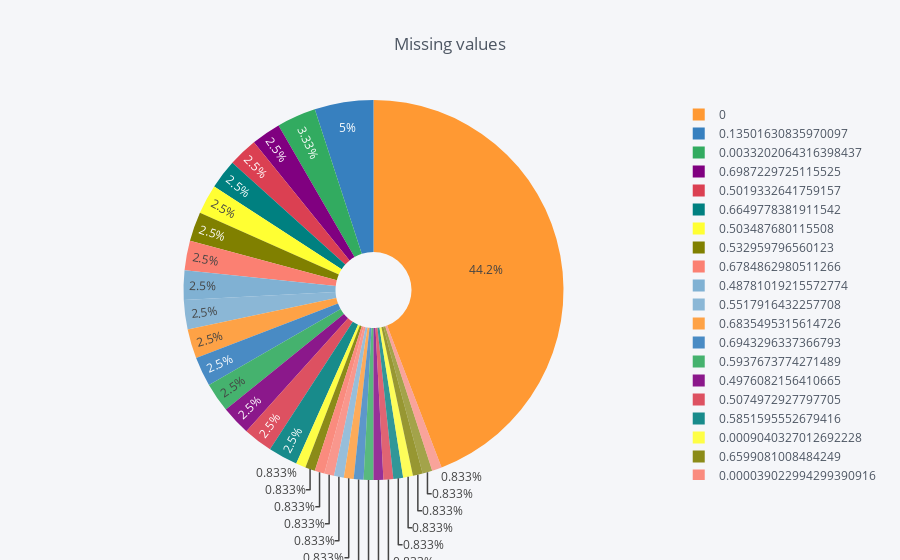

Source (notebook cell):
### Code cell
df3.iplot(kind='pie',labels='lables',values = 'values',title = 'Missing values',hole = 0.2)
